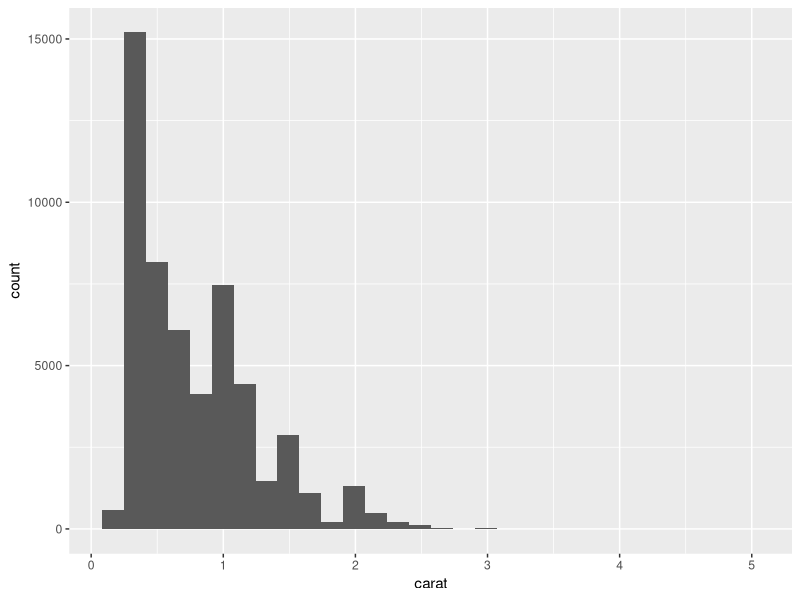
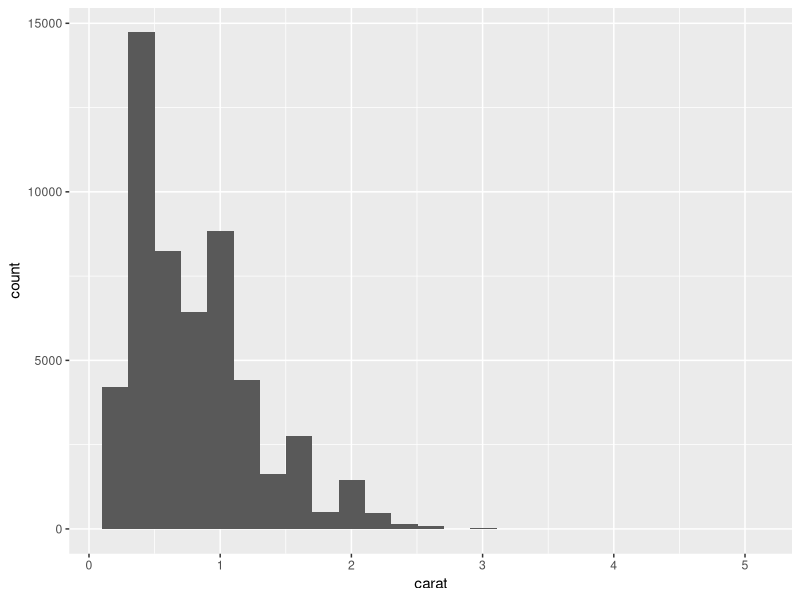
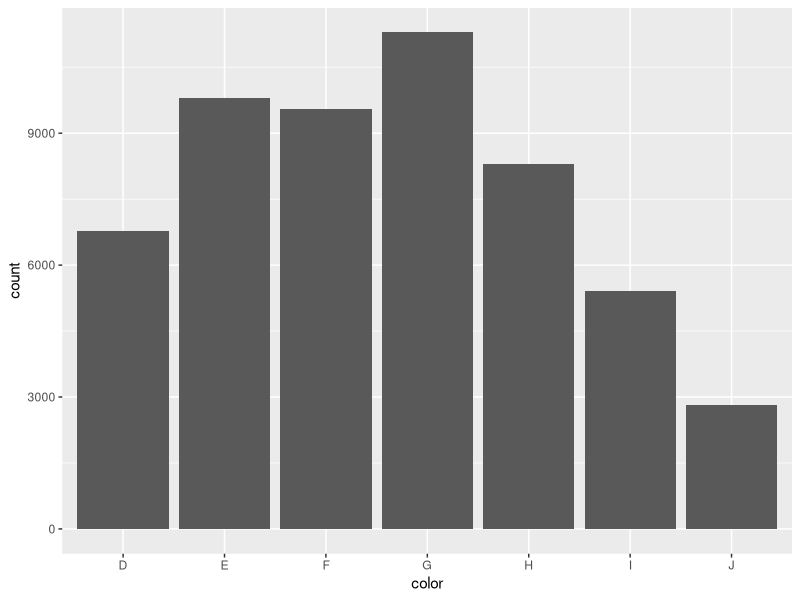
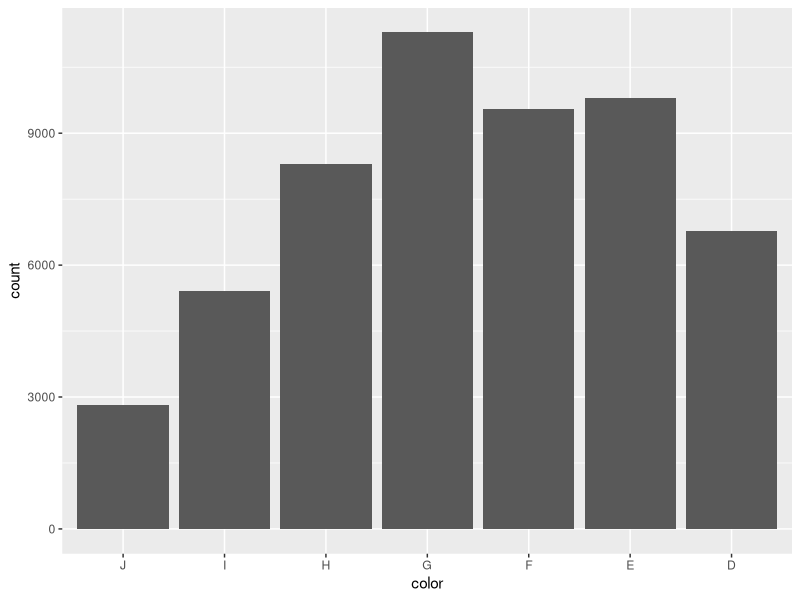
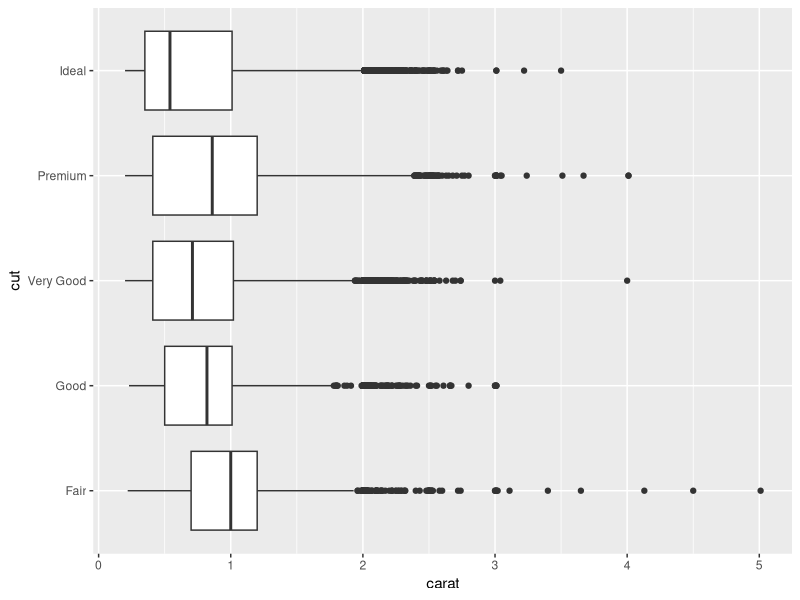
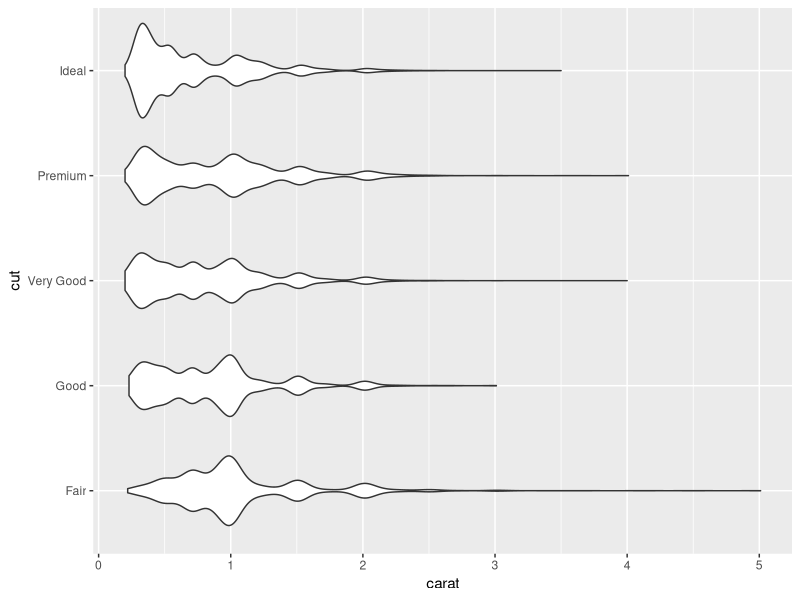

Write R code to recreate these figures, in order.
## ---- chunk 1
knitr::opts_chunk$set(echo = TRUE)
library(tidyverse)
## ---- chunk 2
diamonds %>% 
  ggplot(mapping = aes(carat)) +
  geom_histogram()
## ---- chunk 3
diamonds %>% 
  ggplot(aes(carat)) +
  geom_histogram(bins = 25)
## ---- chunk 4
diamonds %>% 
  ggplot(aes(color)) +
  geom_bar()
## ---- chunk 5
diamonds %>% 
  select(cut, color, clarity) %>% 
  str()
## ---- chunk 6
diamonds %>% 
  mutate(color = fct_rev(color)) %>%  
  ggplot(aes(color)) +
  geom_bar()
## ---- chunk 7
diamonds %>% 
  ggplot(aes(x = carat, y = cut)) +
  geom_boxplot()
## ---- chunk 8
diamonds %>% ggplot(aes(carat, y = cut)) +
  geom_violin()
